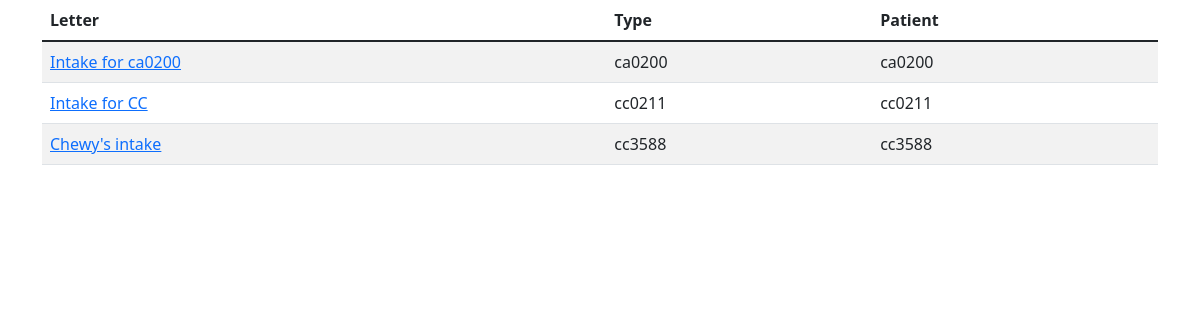
The app's page /letters/, older data.
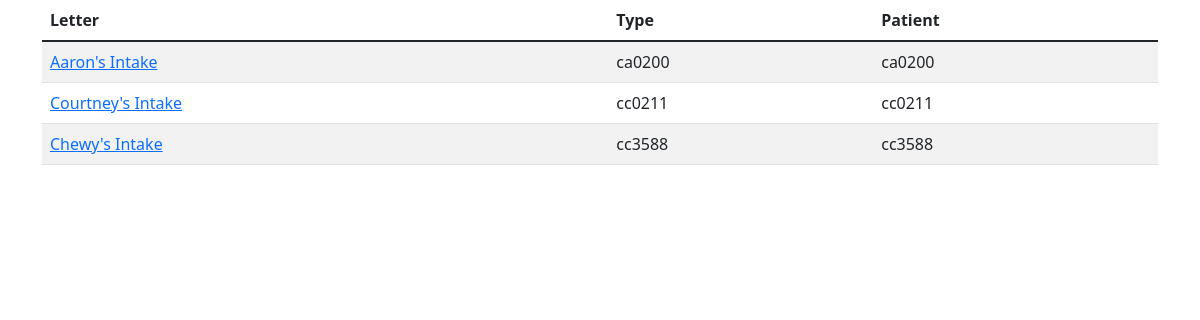
The same page, newer data.
### formletter/models.py (models this page shows, shortened)
class Letter(models.Model):
  created_at = models.DateTimeField(auto_now_add=True)
  updated_at = models.DateTimeField(auto_now=True)
  title = models.CharField(max_length=100)
  type = models.ForeignKey(LetterType, on_delete=models.CASCADE, related_name="letter_type")
  patient = models.ForeignKey(Patient, on_delete=models.CASCADE, related_name="patient")

class Patient(models.Model):
  created_at = models.DateTimeField(auto_now_add=True)
  updated_at = models.DateTimeField(auto_now=True)
  last_initial = models.CharField(max_length=1)
  first_initial = models.CharField(max_length=1)
  last_4 = models.CharField(max_length=4)
  diagnoses = models.ManyToManyField(Diagnosis)
  age = models.IntegerField()
  history = models.TextField(max_length=10000)
  class MaritalStatus(models.TextChoices):
        SINGLE = 'single', "Single"
        MARRIED = 'married', "Married"
  marital_status = models.CharField(
        max_length=10,
        choices=MaritalStatus.choices,
        default=MaritalStatus.SINGLE)
  def __str__(self):
    return f'{self.last_initial}{self.first_initial}{self.last_4}'

### formletter/views.py (the view)
# urls.py: path('letters/', LettersView, name="letters"),
def LettersView(request):
  ls = Letter.objects.all()
  return render(request, 'formletter/letters.html', {'letters': ls})

### formletter/templates/formletter/letters.html
{% extends "./base.html" %}
{% block content %}
<table class="table table-striped ">
  <thead>
    <tr>
      <th>Letter</th>
      <th>Type</th>
      <th>Patient</th>
    </tr>
  </thead>
  <tbody>
    {% for letter in letters %}
      <tr>
        <td><a href="{% url 'letter' letter.patient.pk %}">{{letter.title}}</a></td>
        <td>{{letter.patient}}</td>
        <td>{{letter.patient}}</td>
      </tr>
    {% endfor %}
  </tbody>
</table>
{% endblock %}

Row changes from the older to the newer data that the page shows:
changed Letter "ca0200": title "Intake for ca0200" → "Aaron's Intake"
changed Letter "cc0211": title "Intake for CC" → "Courtney's Intake"
changed Letter "cc3588": title "Chewy's intake" → "Chewy's Intake"
